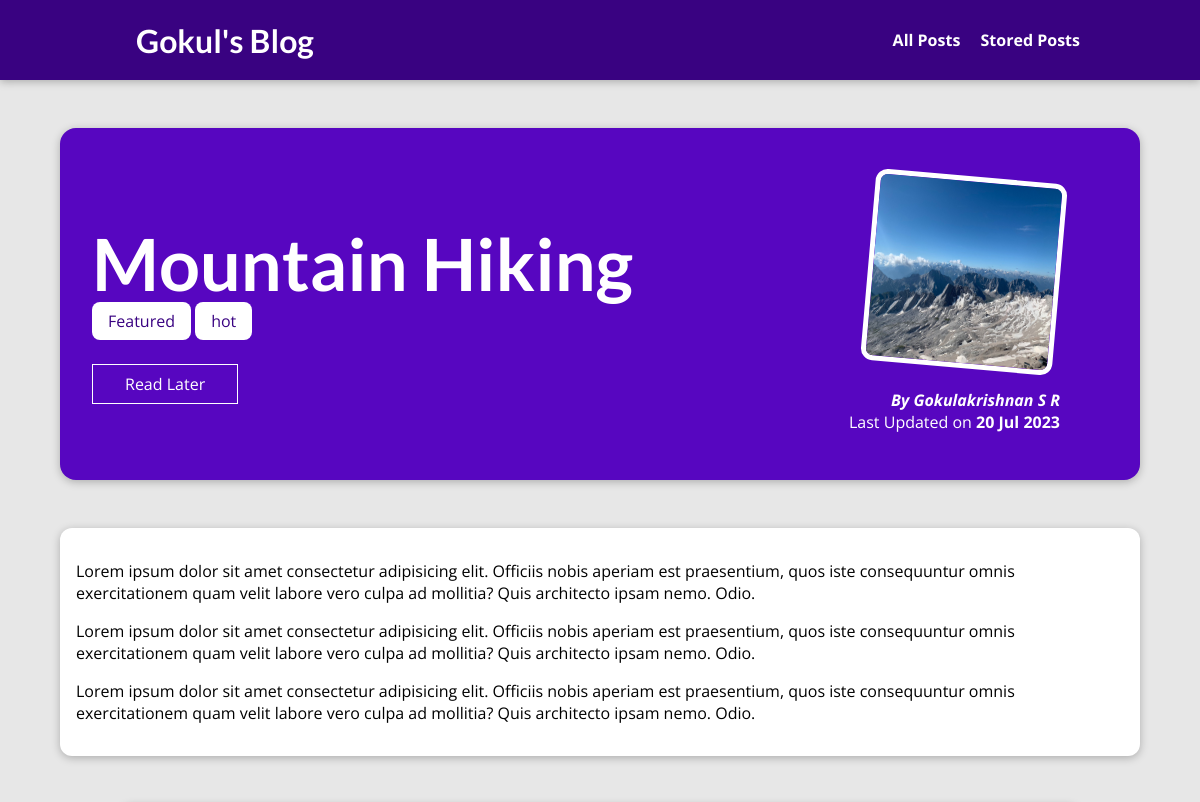
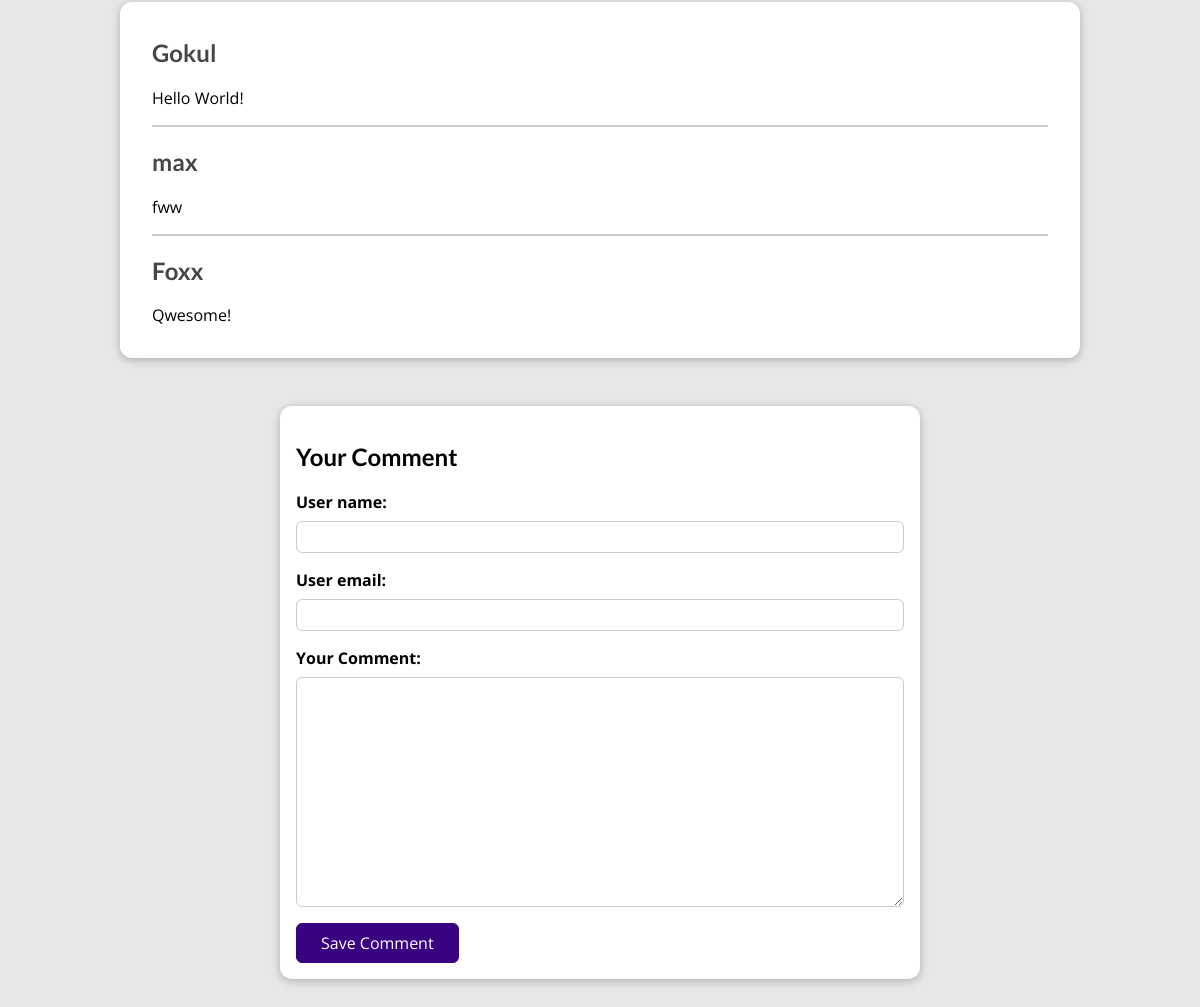
The app's page /posts/mountain-hiking with its own data (2 pictures, top to bottom).
### blog/models.py (models this page shows, shortened)
class Post(models.Model):
    title = models.CharField(max_length=100)
    excert = models.CharField(max_length=300)
    image = models.ImageField(upload_to="posts", null=True)
    date = models.DateField(auto_now=True)
    slug = models.SlugField(null=True, unique=True)
    content = models.TextField(validators=[MinLengthValidator(10)])
    author = models.ForeignKey(
        Author, on_delete=models.SET_NULL, null=True, related_name="posts")
    tags = models.ManyToManyField(Tag)

class Tag(models.Model):
    caption = models.CharField(max_length=100)

class Author(models.Model):
    first_name = models.CharField(max_length=255)
    last_name = models.CharField(max_length=255)
    email_address = models.EmailField()
    def full_name(self):
        return f"{self.first_name} {self.last_name}"
    def __str__(self) -> str:
        return self.full_name()

class Comment(models.Model):
    user_name = models.CharField(max_length=1000)
    user_email = models.EmailField()
    text = models.TextField()
    post = models.ForeignKey(
        Post, on_delete=models.CASCADE, related_name="comments")

### blog/views.py (the view, shortened to what this page needs)
# urls.py: path("posts/<slug:slug>", views.SinglePostView.as_view(),
class SinglePostView(View):
    def get(self, request, slug):
        post = Post.objects.get(slug=slug)
        context = {
            "post": post,
            "comment_form": CommentForm(),
            "tags": post.tags.all(),
            "comments": post.comments.all().order_by("-id")
        }
        return render(request, "blog/post-detail.html", context)

### blog/forms.py
class CommentForm(forms.ModelForm):
    class Meta:
        model = Comment
        exclude = ["post"]
        labels = {"text": "Your Comment" }

### blog/templates/blog/post-detail.html (shortened to what this page needs)
{% extends "base.html" %}
{% load static %}
{% block css_files %}
<link rel="stylesheet" href="{% static 'blog/post-detail.css' %}" />
{% endblock %}
{% block content %}
<section id="summary">
    <h2>{{post.title}}</h2>
    <div>
        {% for tag in tags %}
        <span class="tag" style="margin-top: 5px;">{{tag.caption}}</span>
        {% endfor %}
    </div>
    <div id="read-later">
        <form action="{% url 'read-later' %}" method="POST">
            <button>Read Later</button>
        </form>
    </div>
    <article>
        <img src="{{post.image.url}}" alt="{{post.title}}">
        <address>By <a href="mailto:{{post.author.email_address}}">{{ post.author }}</a></address>
        <div>
            Last Updated on <time>{{post.date | date:"d M Y"}}</time>
        </div>
    </article>
</section>
<main>
    <p>{{post.content | linebreaks}}</p>
</main>
<section id="comments">
    <ul>
        {% for comment in comments %}
        <li>
            <h2>{{comment.user_name}}</h2>
            <p>{{comment.text | linebreaks}}</p>
        </li>
        {% endfor %}
    </ul>
</section>
<div>
    <form id="comment-form" method="POST">
        <h2>Your Comment</h2>
        {% for form_field in comment_form %}
        <div class="form-control">
            {{ form_field.label_tag }}
            {{form_field}}
        </div>
        {% endfor %}
        <button>Save Comment</button>
    </form>
</div>
{% endblock %}

### templates/base.html (shortened to what this page needs)
{% load static %}
<!DOCTYPE html>
<html lang="en">
<head>
    <link rel="stylesheet" href="{% static 'app.css' %}" />
    {% block css_files %} {% endblock %}
</head>
<body>
    <header id="main-navigation">
        <h1><a href="{% url 'starting-page'  %}">Gokul's Blog</a></h1>
        <nav>
            <a href="{% url 'posts-page' %}">All Posts</a>
            <a href="{% url 'read-later' %}">Stored Posts</a>
        </nav>
    </header>
    {% block content %}
    {% endblock %}
</body>
</html>

### static/app.css (style rules this page uses)
* { box-sizing: border-box; }
html { font-family: 'Open Sans', 'Lato', sans-serif; }
body { margin: 0; }
h1, h2, h3 { font-family: 'Lato', sans-serif; font-weight: bold; }
#main-navigation { width: 100%; height: 5rem; display: flex; justify-content: space-between; align-items: center; padding: 0 10%; position: absolute; top: 0; left: 0; }
#main-navigation a { text-decoration: none; color: white; font-weight: bold; margin-left: 1rem; }

### blog/static/blog/post-detail.css (style rules this page uses)
body { background-color: #e7e7e7; }
#main-navigation { background-color: #390281; box-shadow: 0 2px 8px rgba(0, 0, 0, 0.25); }
#summary { margin: 8rem auto 3rem auto; padding: 2rem; width: 90%; max-width: 90rem; border-radius: 16px; background-color: #5706c0; position: relative; box-shadow: 0 2px 8px rgba(0, 0, 0, 0.25); height: 22rem; }
#summary h2 { color: white; font-size: 4.5rem; margin-bottom: 0.25rem; }
#summary article { position: absolute; top: 2rem; right: 3rem; padding: 1rem 2rem; border-radius: 12px; text-align: right; color: white; }
#summary article img { width: 12rem; height: 12rem; border-radius: 12px; transform: rotateZ(5deg); border: 5px solid white; margin-bottom: 1rem; }
#summary address { font-weight: bold; }
#summary a { color: white; text-decoration: none; }
#summary time { font-weight: bold; }
#read-later { margin: 2rem 0; }
#read-later button { background-color: transparent; border: 1px solid white; padding: 0.5rem 2rem; font: inherit; color: white; cursor: pointer; }
main { width: 90%; max-width: 90rem; margin: 3rem auto; background-color: white; padding: 1rem; border-radius: 12px; box-shadow: 0 2px 8px rgba(0, 0, 0, 0.25); }
.tag { background-color: white; color: #390281; padding: 0.5rem 1rem; border-radius: 8px; }
#comment-form { margin: 3rem auto; width: 90%; max-width: 40rem; border-radius: 12px; background-color: white; box-shadow: 0 2px 8px rgba(0, 0, 0, 0.25); padding: 1rem; }
#comment-form button { font: inherit; background-color: #390281; color: white; border: 1px solid #390281; padding: 0.5rem 1.5rem; border-radius: 6px; cursor: pointer; }
.form-control { margin-bottom: 1rem; }
.form-control label { font-weight: bold; margin-bottom: 0.5rem; display: block; }
.form-control input, .form-control textarea { display: block; width: 100%; font: inherit; padding: 0.25rem; border-radius: 6px; border: 1px solid #ccc; }
#comments { margin: 3rem auto; width: 90%; max-width: 60rem; border-radius: 12px; background-color: white; box-shadow: 0 2px 8px rgba(0, 0, 0, 0.25); padding: 1rem 2rem; }
#comments ul { list-style: none; margin: 0; padding: 0; }
#comments li { margin-bottom: 1rem; border-bottom: 2px solid #ccc; }
#comments li:last-of-type { border-bottom: none; }
#comments h2 { color: #464646; }

### records on screen
Post: title "Mountain Hiking", image (picture), author "Gokulakrishnan S R", date "20 Jul 2023", content "Lorem ipsum dolor sit amet consectetur adipisicing elit. Officiis nobis aperiam est praesentium, quos iste consequuntur omnis exercitationem quam velit labore vero culpa ad mollitia? Quis architecto ipsam nemo. Odio. Lorem ipsum dolor sit amet consectetur adipisicing elit. Officiis nobis aperiam est praesentium, quos iste consequuntur omnis exercitationem quam velit labore vero culpa ad mollitia? Quis architecto ipsam nemo. Odio. Lorem ipsum dolor sit amet consectetur adipisicing elit. Officiis nobis aperiam est praesentium, quos iste consequuntur omnis exercitationem quam velit labore vero culpa ad mollitia? Quis architecto ipsam nemo. Odio."
Tag: caption "Featured"
Tag: caption "hot"
Comment: user_name "Gokul", text "Hello World!"
Comment: user_name "max", text "fww"
Comment: user_name "Foxx", text "Qwesome!"
